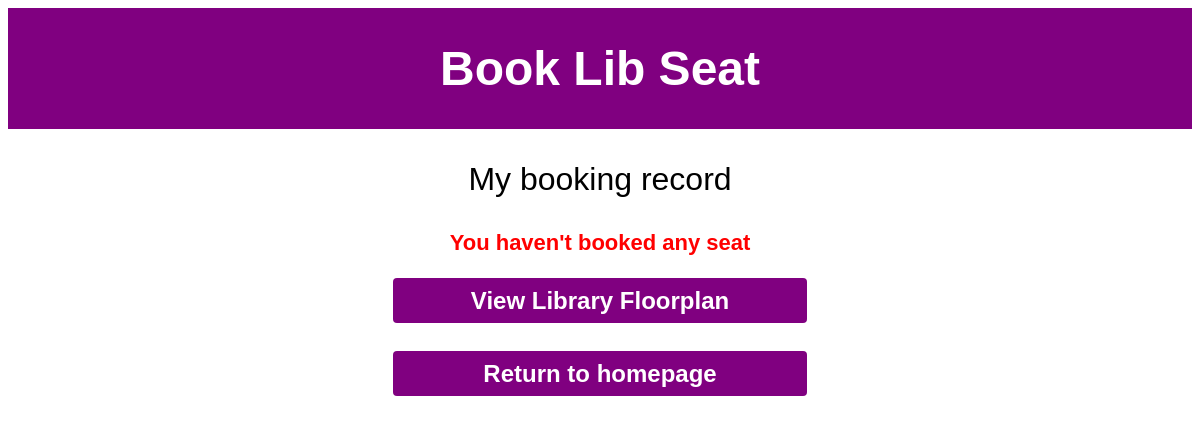
Page /delbook.php (signed in) on the earlier database version.
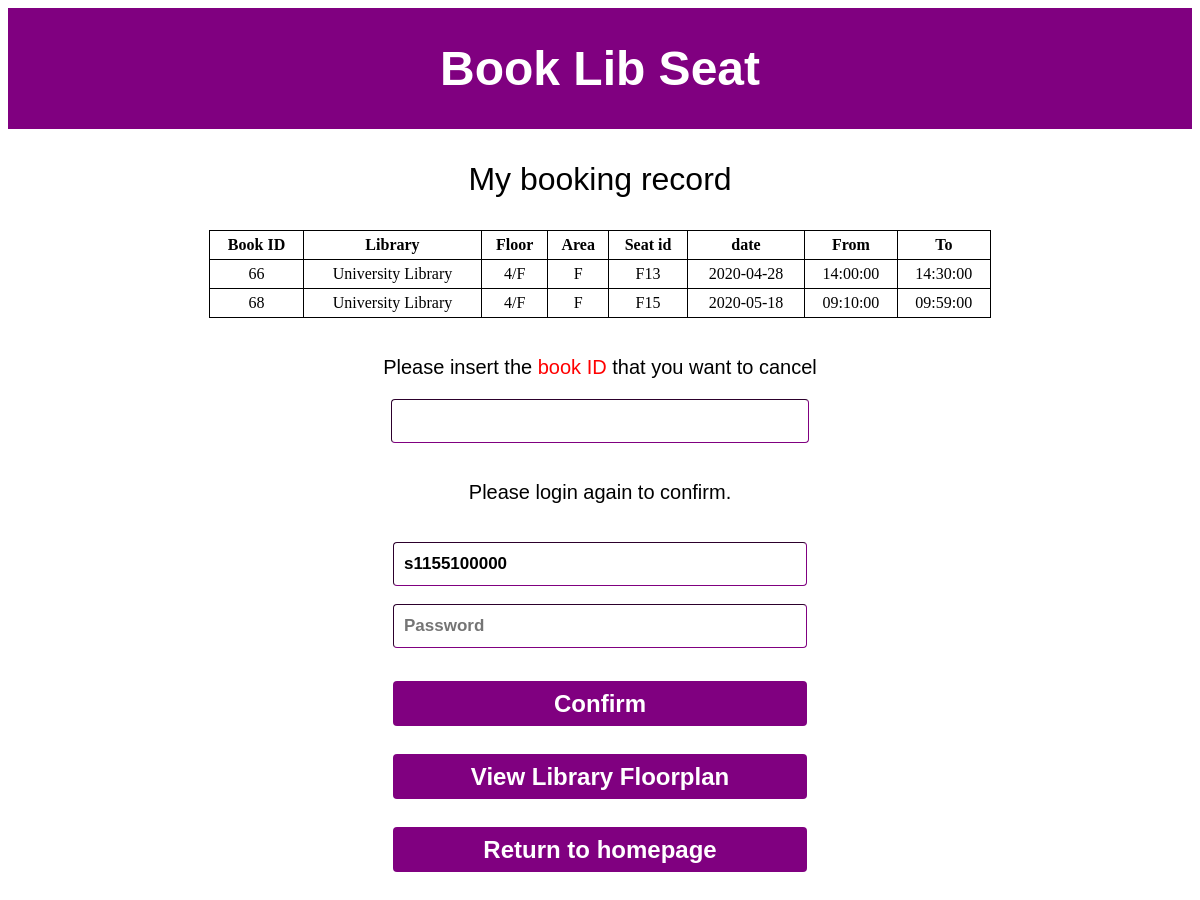
Same page on the later database version.
### tables this page shows
CREATE TABLE `bookrecord` (
  `bookid` int(11) NOT NULL,
  `sid` varchar(11) NOT NULL,
  `bookdate` date NOT NULL,
  `starttime` time NOT NULL,
  `endtime` time NOT NULL,
  `seatid` varchar(11) NOT NULL,
  `area` char(2) NOT NULL,
  `lib` varchar(11) NOT NULL
);

CREATE TABLE `areainfo` (
  `area` char(2) NOT NULL,
  `lib` char(50) NOT NULL,
  `seatnum` int(6) NOT NULL,
  `floor` varchar(6) NOT NULL
);

### delbook.php (the view, shortened to what this page needs)
<?php
    require 'includes/bls.dbh.php';
?>
<!DOCTYPE html>
<html>
<head>
    <link rel="stylesheet" href="stylesheets/home.style.css">
</head>
<body>
    <header><h1 class="title">Book Lib Seat</h1></header>
    <?php
        echo '<p class="chooselib">
            My booking record
            </p>';
         $gsid = $_SESSION['sid'];
         $selsql = "SELECT bookid, bookdate, starttime, endtime, lib, area, seatid FROM bookrecord WHERE sid=? AND bookdate>=CURRENT_DATE() ORDER BY bookdate ASC";
         $stmt = mysqli_stmt_init($conn);
         if(mysqli_stmt_prepare($stmt, $selsql)){
            mysqli_stmt_bind_param($stmt, "s", $gsid);
            mysqli_stmt_execute($stmt);
            $result = mysqli_stmt_get_result($stmt);
        }
         if(!mysqli_num_rows($result)) {
             echo "<p align='center' style='color:red;font-size:22px;font-family:arial;font-weight:bold;'>
             You haven't booked any seat<br>";
         }
         else {
             echo '<table style="width:66%">
             <tr>
                 <th>Book ID</th>
                 <th>Library</th>
                 <th>Floor</th>
                 <th>Area</th>
                 <th>Seat id</th>
                 <th>date</th>
                 <th>From</th>
                 <th>To</th>
             </tr>';
             while($row = mysqli_fetch_assoc($result)) {
                $getfloorsql = "SELECT `floor` FROM `areainfo` WHERE `area`='".$row['area']."' AND `lib`='".$row['lib']."'";
                $getfloorresult = mysqli_query($conn, $getfloorsql);
                $getfloorrow = mysqli_fetch_array($getfloorresult);
                 echo "<tr>";
                 $library=$row['lib'];
                 echo "<td>".$row['bookid']."</td>";
                 if($library=="ulib"){
                     echo "<td>University Library</td>";
                 }
                 echo "<td>".$getfloorrow['floor']."/F</td>
                 <td>".$row['area']."</td>
                 <td>".$row['seatid']."</td>
                 <td>".$row['bookdate']."</td>
                 <td>".$row['starttime']."</td>
                 <td>".$row['endtime']."</td>
             </tr>";
             }
             echo "</table><br>";
            echo '<form action="" method="POST">';
            echo '<p align="center" class="ques">Please insert the <font color="red">book ID</font> that you want to cancel</p>
            <input type="text" id="delbook" name="delbook" style="width:404px;"><br>';
            echo '<p align="center" style="font-size:20px;" class="ques">Please login again to confirm.</p><br>';
                    if(isset($_SESSION['sid'])){
                        $psid = $_SESSION['sid'];
                        echo '<input type="text" name="sid" placeholder="Student/Staff ID" value="'.$psid.'"><br>';
                    }
                    else{
                        echo '<input type="text" name="sid" placeholder="Student/Staff ID"><br>';
                    }
            echo '<input type="password" name="pwd" placeholder="Password">
                <br>
                <button type="submit" name="login-submit">Confirm</button>
            </form>';
        }
        echo '<form method="post">
                <button name="floorplan">View Library Floorplan</button>
                <button name="home">Return to homepage</button>
            </form>';
    ?>
</body>
</html>

### stylesheets/home.style.css (style rules this page uses)
.title { color: white; font-family: arial; text-align: center; }
header { background-color: purple; padding: 1px; font-size: 24px; }
.chooselib { text-align: center; align-items: center; font-size: 32px; font-family: arial; }
button { display: block; width: 414px; margin: auto; background-color: purple; color: #FFF; font-family: arial; height: 45px; border: none; border-radius: 4px; font-size: 24px; font-weight: bold; margin-top: 15px; margin-bottom: 28px; }
form input { display: block; width: 400px; height: 40px; margin: auto; border-color: purple; border-width: 1px; border-radius: 4px; font-family: Arial; color: black; font-weight: bold; font-size: 17px; text-align: left; padding-left: 10px; }

### delbook.php (style rules this page uses)
table, th, td { border: 1px solid black; border-collapse: collapse; margin-left:auto; margin-right:auto; }
th, td { padding: 5px; text-align: center; }
.ques { text-align: center; align-items: center; font-size: 20px; font-family: arial; }

Differences in the rows shown:
added bookrecord: bookid "66", lib "University Library", areainfo.floor "4", area "F", seatid "F13", bookdate "2020-04-28", starttime "14:00:00", endtime "14:30:00"
added bookrecord: bookid "68", lib "University Library", areainfo.floor "4", area "F", seatid "F15", bookdate "2020-05-18", starttime "09:10:00", endtime "09:59:00"
Other differences:
form field sid: (not shown) → "s1155100000"
text no longer shown: "You haven't booked any seat"
text now shown: "Book ID Library Floor Area Seat id date From To Please insert the book ID that you want to cancel Please login again to confirm. Confirm"
